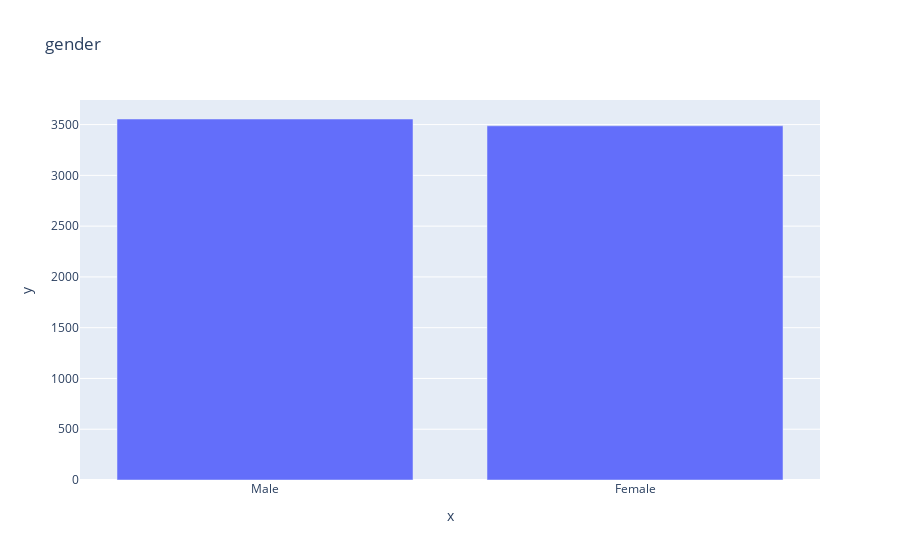

The code cell stored with this chart in its notebook:
### Markdown cell above
## Категориальные признаки

### Code cell
cat_counts = df[cat_cols[0]].value_counts()
px.bar(x=cat_counts.index, y=cat_counts.values, title=cat_cols[0])

### Figure 1 — Plotly figure (JSON) as saved in the notebook; plotly's stock layout.template omitted (floating-point values rounded to 4 significant figures)
{"data": [{"hovertemplate": "x=%{x}<br>y=%{y}<extra></extra>", "legendgroup": "", "marker": {"color": "#636efa", "pattern": {"shape": ""}}, "name": "", "orientation": "v", "showlegend": false, "textposition": "auto", "type": "bar", "x": ["Male", "Female"], "xaxis": "x", "y": [3555, 3488], "yaxis": "y"}], "layout": {"barmode": "relative", "legend": {"tracegroupgap": 0}, "title": {"text": "gender"}, "xaxis": {"anchor": "y", "domain": [0, 1], "title": {"text": "x"}}, "yaxis": {"anchor": "x", "domain": [0, 1], "title": {"text": "y"}}}}
